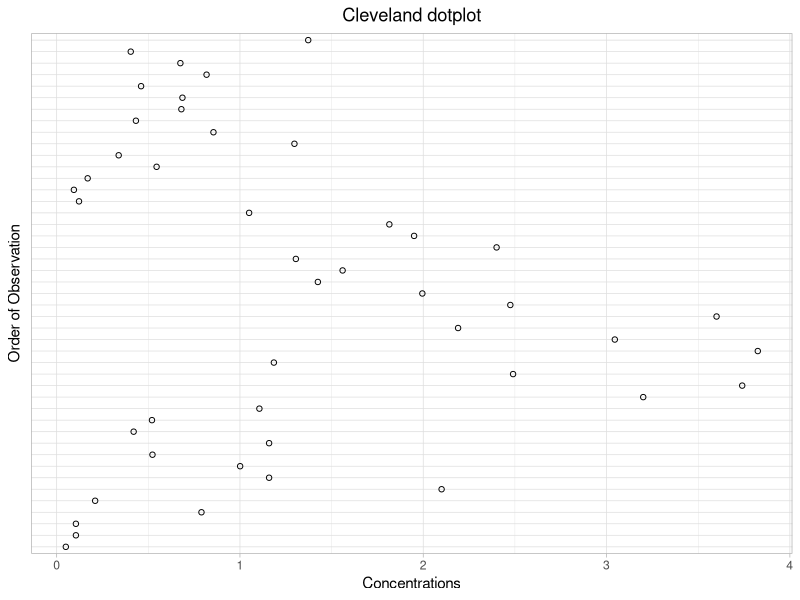
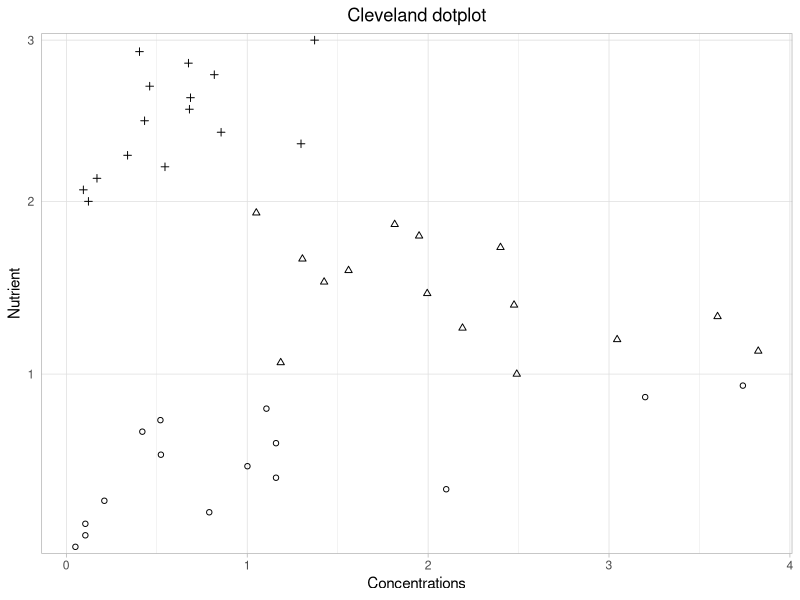
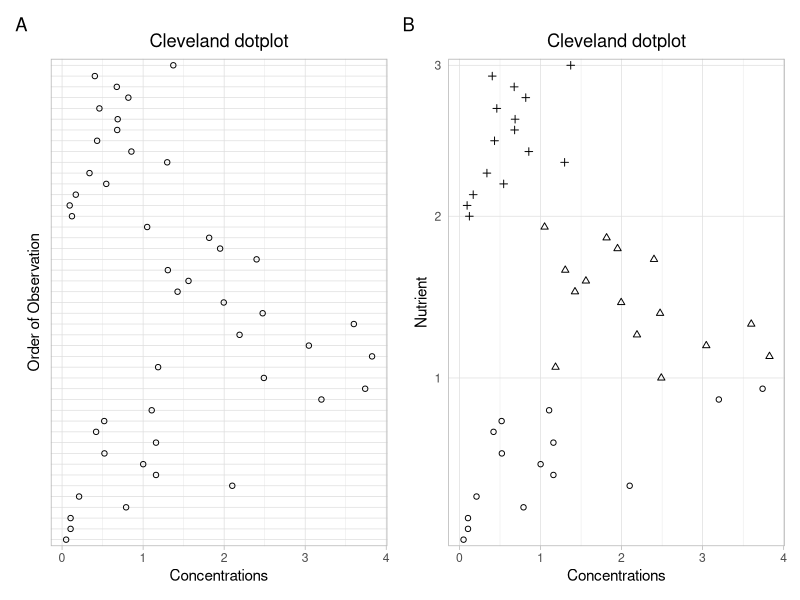

Write the R code that produced these figures, in order.
## ---- chunk 1
knitr::opts_chunk$set(echo = TRUE)
## ---- chunk 2
library(tidyverse)
## ---- chunk 3
Nereis <- read_table("Data/ZuurDataMixedModelling/Nereis.txt")
Nereis
## ---- chunk 4
PanelA <-
  Nereis %>%
    mutate(nutrient_rank = factor(1:45)) %>%
    ggplot() + 
      geom_point(aes(x = concentration, y = nutrient_rank), shape = 1) +
      ylab("Order of Observation") +
      xlab("Concentrations") +
      #labs(title = "Cleveland dotplot")+
      ggtitle("Cleveland dotplot") +
      theme_light() +
      theme(axis.text.y = element_blank(),
            axis.ticks.y=element_blank(),
            plot.title = element_text(hjust = 0.5))
PanelA
## ---- chunk 5
PanelB <-
  Nereis %>%
    mutate(nutrient_rank = factor(1:45)) %>%
    ggplot() + 
      geom_point(aes(x = concentration, y = nutrient_rank, shape = factor(nutrient))) +
      ylab("Nutrient") +
      xlab("Concentrations") +
      scale_shape_manual(values = c(1, 2, 3)) +
      scale_y_discrete(breaks = c("16", "31","45"), labels = c("1", "2", "3")) +
      #labs(title = "Cleveland dotplot")+
      ggtitle("Cleveland dotplot") +
      theme_light() +
      guides(shape = "none") +
      theme(axis.ticks.y=element_blank(),
            plot.title = element_text(hjust = 0.5))
PanelB
## ---- chunk 6
#install.packages("patchwork")
library(patchwork)
## ---- chunk 7
PanelA + PanelB + plot_annotation(tag_levels = 'A')
